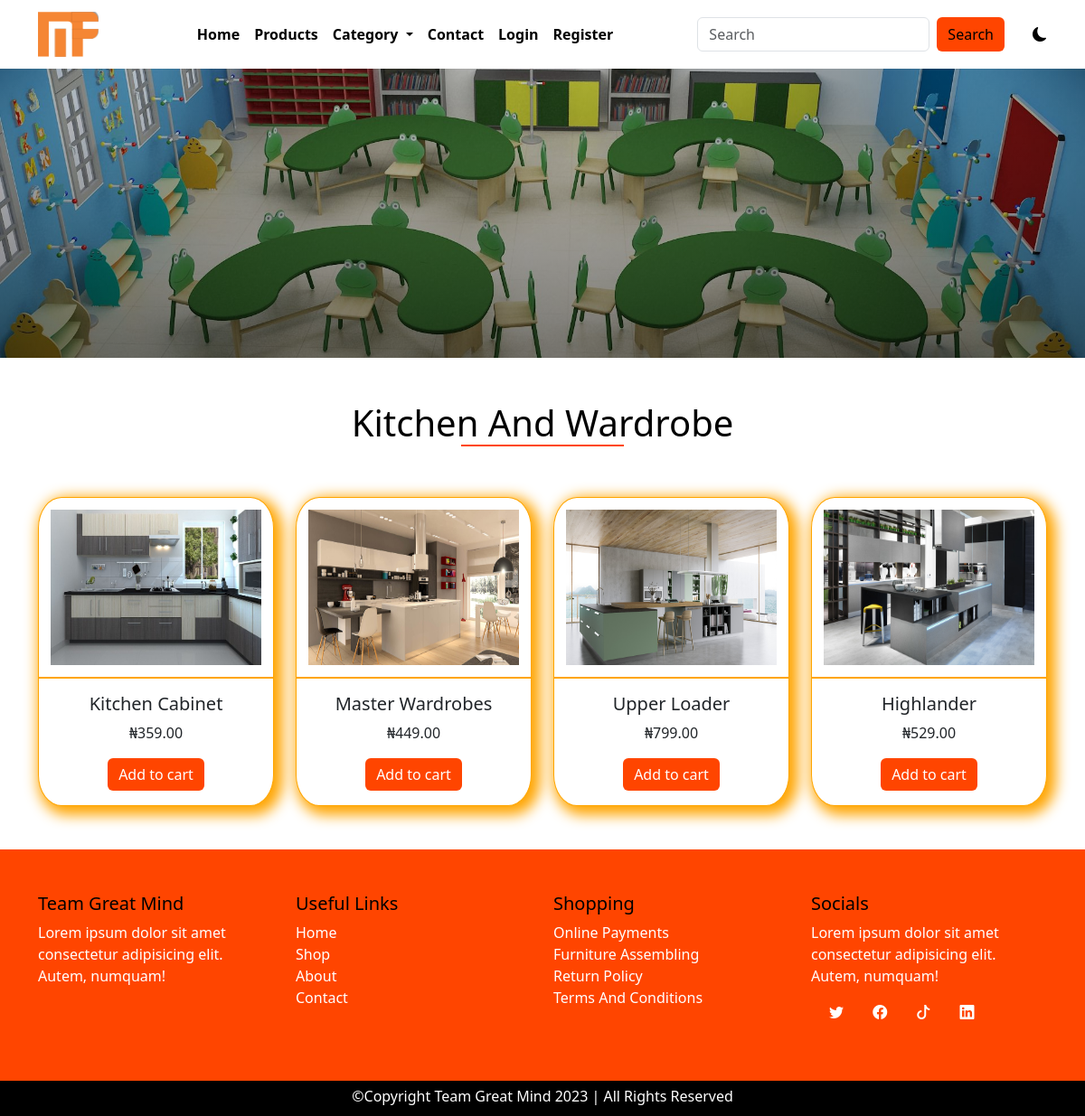
The page /category/2/kitchen-and-wardrobe on the database its author committed.
### main/models.py (models this page shows, shortened)
class AppInfo(models.Model):
    appname = models.CharField(max_length=50)
    logo = models.ImageField(upload_to='logo')
    carousel1 = models.ImageField(upload_to='carousel')
    carousel2 = models.ImageField(upload_to='carousel')
    carousel3 = models.ImageField(upload_to='carousel')
    banner = models.ImageField(upload_to='banner')
    copyright = models.IntegerField()

class Category(models.Model):
    name = models.CharField(max_length=50)
    slug = models.SlugField(unique=True)
    img = models.ImageField(upload_to='catimg')

class Product(models.Model):
    category = models.ForeignKey(Category, on_delete=models.CASCADE)
    name = models.CharField(max_length=50)
    slug = models.SlugField(unique=True)
    pix = models.ImageField(upload_to='pix')
    price = models.DecimalField(max_digits=5, decimal_places=2)
    discount_price = models.DecimalField(max_digits=5, decimal_places=2, blank=True, null=True)
    description = models.TextField()
    featured = models.BooleanField(default=False)
    uploaded = models.DateField(auto_now=True)
    edited = models.DateField(auto_now_add=True)

### main/views.py (the view)
# urls.py: path('category/<str:id>/<slug:slug>', views.category, name='category'),
def category(request, id, slug):
    categ = Category.objects.get(pk=id)
    catprod = Product.objects.filter(category_id = id)
    context = {
        'categ':categ,
        'catprod':catprod
    }
    return render(request, 'category.html', context)

### main/context_processor.py (called while the page is built)
def dropdown(request):
    info = AppInfo.objects.get(pk=1)
    fdog = Category.objects.all()
    context = {
        'info':info,
        'fdog':fdog,
    }
    return context

def cartcount(request):
    count = Cart.objects.filter(user__username = request.user.username, paid=False)
    itemcount = 0
    for item in count:
        itemcount += item.quantity
    context = {
        'itemcount':itemcount
    }
    return context

### main/templates/category.html (shortened to what this page needs)
{% extends 'base.html' %}
{% block header %} {% include 'header.html' %} {% endblock header %}
{% block banner %} {% include 'banner.html' %} {% endblock banner %}
{% block content %}
<div class="container">
  <div class="row mt-5 mb-5">
    <h1 class="title">{{categ.name|title}}</h1>
    {% for item in catprod %}
      <div class="col-12 col-md-6 col-lg-3 mt-5 product">
        <div class="card">
          <a href="{% url 'detail' item.id item.slug %}"><img src="{{item.pix.url}}" class="card-img-top" alt="..."></a>
          <div class="card-body">
            <h5 class="card-title">{{item.name|title}}</h5>
            <p class="card-text">₦{{item.price}}</p>
            <a href="#" class="btn btn-primary">Add to cart</a>
          </div>
        </div>
      </div>
    {% endfor %}
  </div>
</div>
{% endblock content %}
{% block footer %} {% include 'footer.html' %} {% endblock footer %}

### main/templates/header.html (shortened to what this page needs)
<nav class="navbar navbar-expand-lg">
    <div class="container">
        <a class="navbar-brand" href="#"><img src="{{info.logo.url}}" alt="" style="height: 50px;"></a>
        <div class="collapse navbar-collapse" id="navbarSupportedContent">
        <ul class="navbar-nav mx-auto mb-2 mb-lg-0">
            {% if user.is_authenticated %}
            <li class="nav-item">
                <a class="nav-link" aria-current="page" href="{% url 'home' %}">Home</a>
            </li>
            <li class="nav-item">
                <a class="nav-link" href="{% url 'products' %}">Products</a>
            </li>
            <li class="nav-item dropdown">
                <a class="nav-link dropdown-toggle" href="#" role="button" data-bs-toggle="dropdown" aria-expanded="false">
                    Category
                </a>
                <ul class="dropdown-menu">
                    {% for item in fdog %}
                        <li><a class="dropdown-item" href="{% url 'category' item.id item.slug %}">{{item.name|title}}</a></li>
                    {% endfor %}
                </ul>
            </li>
            <li class="nav-item">
                <a class="nav-link" href="{% url 'contact' %}">Contact</a>
            </li>
            <li class="nav-item">
                <a class="nav-link" href="{% url 'cart' %}">
                    <div class="wrapper">
                        <i class="bi bi-cart4"></i>
                        <span class="badge">{{itemcount}}</span>
                    </div>
                </a>
            </li>
            <li class="nav-item dropdown">
                <a class="nav-link dropdown-toggle" href="#" role="button" data-bs-toggle="dropdown" aria-expanded="false">
                    {% if user.customer %}
                        <img src="{{user.customer.pix.url}}" style="height: 30px;" alt="">
                    {% endif %}
                    <span>Hi! {{user.username}}</span>
                </a>
                <ul class="dropdown-menu">
                    <li><a class="dropdown-item" href="{% url 'profile' %}">Profile</a></li>
                    <li><a class="dropdown-item" href="{% url 'signout' %}">Logout</a></li>
                </ul>
            </li>
            {% else %}
            <li class="nav-item">
                <a class="nav-link" aria-current="page" href="{% url 'home' %}">Home</a>
            </li>
            <li class="nav-item">
                <a class="nav-link" href="{% url 'products' %}">Products</a>
            </li>
            <li class="nav-item dropdown">
                <a class="nav-link dropdown-toggle" href="#" role="button" data-bs-toggle="dropdown" aria-expanded="false">
                    Category
                </a>
            </li>
            <li class="nav-item">
                <a class="nav-link" href="{% url 'contact' %}">Contact</a>
            </li>
            <li class="nav-item">
                <a class="nav-link" href="{% url 'signin' %}">Login</a>
            </li>
            <li class="nav-item">
                <a class="nav-link" href="{% url 'signup' %}">Register</a>
            </li>
            {% endif %}
        </ul>
        <form class="d-flex search" role="search" action="{% url 'search' %}" method="POST">
            <input class="form-control me-2" name="search" type="search" placeholder="Search" aria-label="Search">
            <button class="btn btn-outline-success" type="submit">Search</button>
        </form>
        <div class="samson">
          <i class="bi bi-moon-fill"></i>
        </div>
        </div>
    </div>
</nav>

### main/static/css/style.css (style rules this page uses)
* { padding: 0%; margin: 0%; box-sizing: border-box; }
.samson { margin-left: 3%; cursor: pointer; }
:root { --bg: white; --icon: black; --text: black; }
body { background: var(--bg) !important; color: var(--text) !important; overflow: hidden; }
.navbar { background: var(--bg) !important; }
.navbar-nav a { color: var(--text); font-weight: 600; }
.search button { background-color: orangered; border: none; color: black; font-weight: 500; }
.title { text-transform: capitalize; text-align: center; }
.title::after { content: ''; display: block; width: 180px; height: 2px; background-color: orangered; margin-left: auto; margin-right: auto; }
.product .card { border: 1px solid orange; border-radius: 10%; box-shadow: 5px 5px 15px 5px orange; transition: 1s; }
.product img { padding: 5%; height: 200px; border-bottom: 2px solid orange; }
.product .card-body { text-align: center; }
.product .btn { background-color: orangered; border: none; }

### rows shown on the page
AppInfo: logo (picture)
Category: name "Kitchen And Wardrobe"
Product: pix (picture), name "Kitchen Cabinet", price "359.00"
Product: pix (picture), name "Master Wardrobes", price "449.00"
Product: pix (picture), name "Upper Loader", price "799.00"
Product: pix (picture), name "Highlander", price "529.00"
